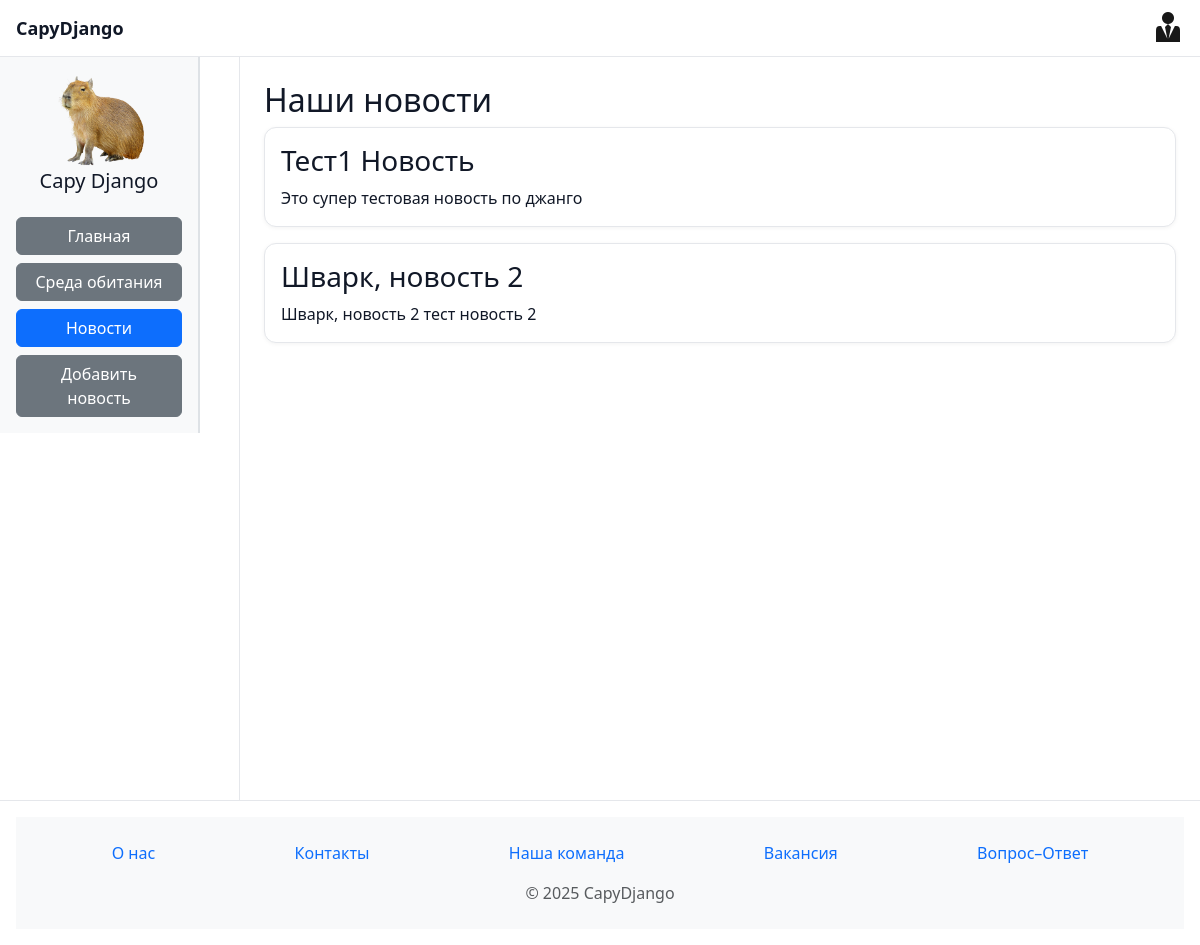
Before: /news/ with the older database file.
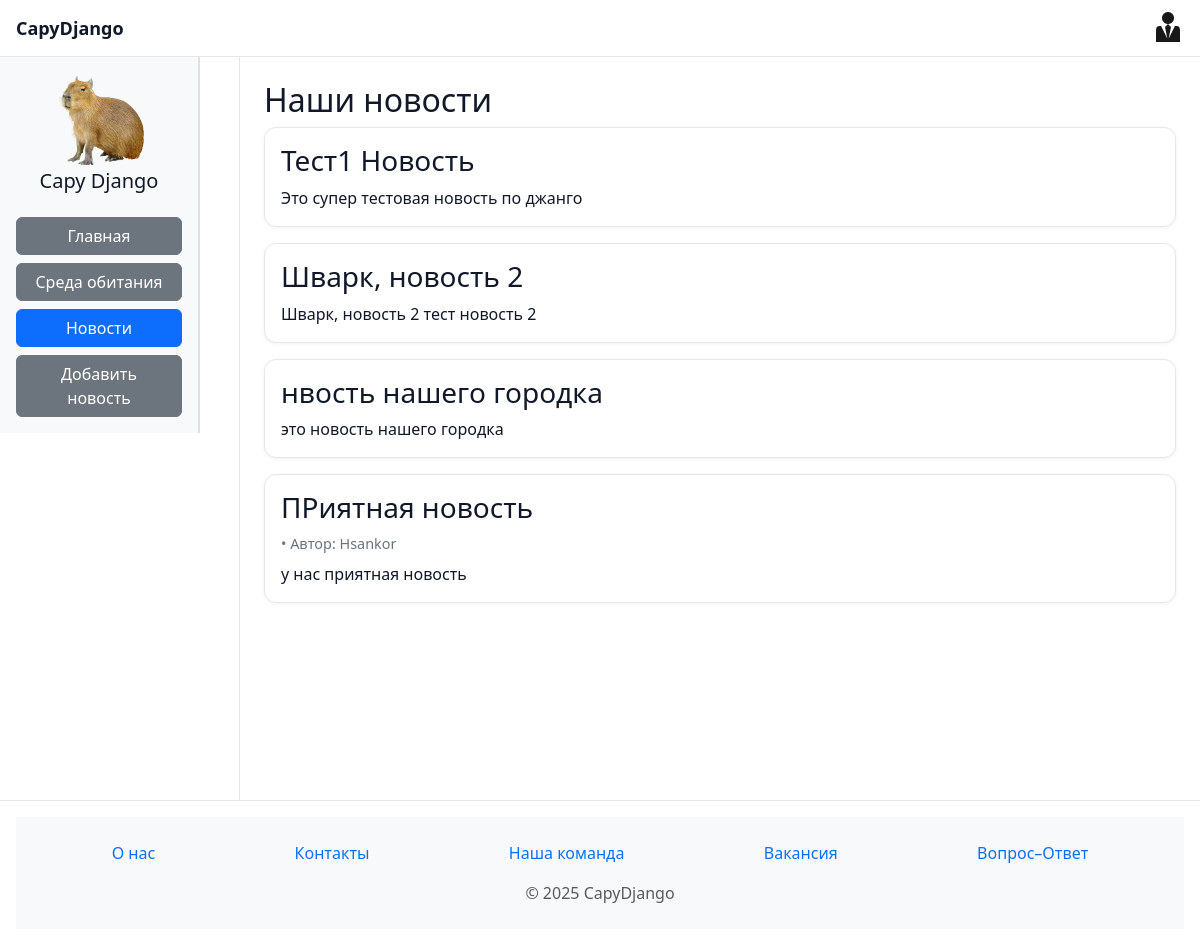
After: the same page with the newer database file.
### news/models.py (models this page shows, shortened)
class News_post(models.Model):
    title = models.CharField(max_length=200, verbose_name='Название новости')
    short_description = models.CharField(max_length=200, verbose_name='Краткое описание')
    text = models.TextField(verbose_name='Новость')
    date = models.DateTimeField(default=timezone.now, verbose_name='Дата публикации')
    author = models.ForeignKey(User, on_delete=models.SET_NULL, null=True, blank=True, verbose_name='Автор', related_name='news_posts')
    class Meta:
        verbose_name = 'Новость'
        verbose_name_plural = 'Новости'
        ordering = ['-date']

### news/views.py (the view)
# urls.py: path('',         views.index,    name='home'),
def home(request):
    items = News_post.objects.all()
    return render(request, 'news/news.html', {'news': items, 'caption': 'CapyDjango'})

### news/templates/news/news.html (shortened to what this page needs)
{% extends 'main/layout.html' %}
{% block content %}
  <h2>Наши новости</h2>
  {% if news %}
    <div class="news-list">
      {% for n in news %}
        <article class="news-card">
          <h3 class="news-title">{{ n.title }}</h3>
          <div class="news-meta">
            {% if n.author %} • Автор: {{ n.author.username }}{% endif %}
          </div>
          <p class="news-text">{{ n.short_description }}</p>
        </article>
      {% endfor %}
    </div>
  {% else %}
    <p>Пока нет новостей.</p>
  {% endif %}
{% endblock %}

Changed rows visible on the page:
added News_post: title "нвость нашего городка", short_description "это новость нашего городка"
added News_post: title "ПРиятная новость", author.username "Hsankor", short_description "у нас приятная новость"
